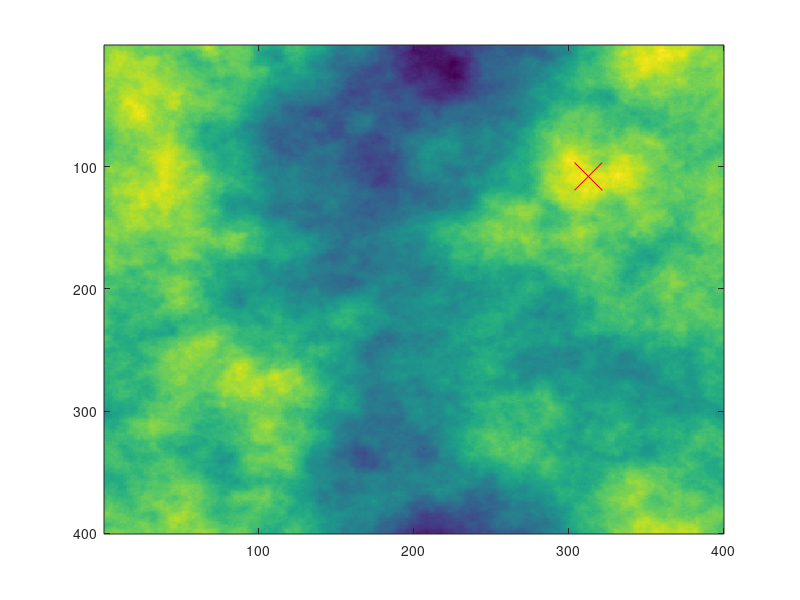

The MATLAB script that drew this image: (Note: this script raises an error after producing the figure.)
clear;close all;
timesteps=10;
%load('nested_data.mat');
res=100; % Aufloesung im m
%nested_data=nested_data(33:size(nested_data,1)-33,33:size(nested_data,1)-33,:);
%grid=size(nested_data,1);
grid=40000/res; % Gittergroesse
c_range=50;
num_maxes=8;

N=grid;
alpha = 1.7;
x = meshgrid(-N/2:N/2-1);
d = hypot(x,x')+1e-5;
Z = d.^(-alpha) .* exp(rand(N)*j*2*pi); % |Z(w)| = |w|^-a, phase(Z(w))=rand
Z = ifftn(ifftshift(Z));
Z=abs(Z);
%Z=peaks(grid);
%nested_data=50.*rand(grid*grid,1);
%Z=peaks(grid);
nested_data=reshape(Z,[grid*grid 1]);
nested_data_2d=reshape(nested_data,[grid,grid]);

sorted=zeros(grid*grid,3);
[sorted(:,1),I]=sort(nested_data);
sorted_2d=reshape(sorted(:,1),[grid, grid]);

sorted(:,2)=mod(I,grid);
sorted(:,3)=ceil(I/grid);

sorted(sorted(:,2)==0,2)=grid;
sorted(sorted(:,3)==0,3)=grid;

maxima=zeros(num_maxes,3);
maxima(1,1:3)=sorted(end,:);
dummy=sorted;
for i=1:num_maxes
    tic
    distance=zeros(size(dummy,1),i);
    for j=1:i
       distance(:,j)= sqrt((maxima(j,2)-dummy(:,2)).^2+(maxima(j,3)-dummy(:,3)).^2);
    end
    pot_points_=distance>=(c_range);
    l=1;
    for k=1:size(pot_points_,1)
        if prod(pot_points_(k,:))==1
            pot_points(l)=k;
            l=l+1;
        end
    end
    maxima(i+1,1:3)=dummy(pot_points(end),:);
    dummy=dummy(pot_points,:);
    toc
    pot_points_b{i}=pot_points';
    distance_b{i}=distance;
    dummy_b{i}=dummy;
    pot_points_b_{i}=pot_points_';
    clear pot_points
%     figure


end
imagesc(nested_data_2d)
hold on

for i=1:size(maxima,1)
    for j=1:size(maxima,1)
       maxima(i,j+3)=sqrt((maxima(i,2)-maxima(j,2)).^2+(maxima(i,3)-maxima(j,3)).^2);
    end
    plot(maxima(i,3),maxima(i,2),'rx','MarkerSize',20)
    circle(maxima(i,3),maxima(i,2),c_range);
end
hold off
